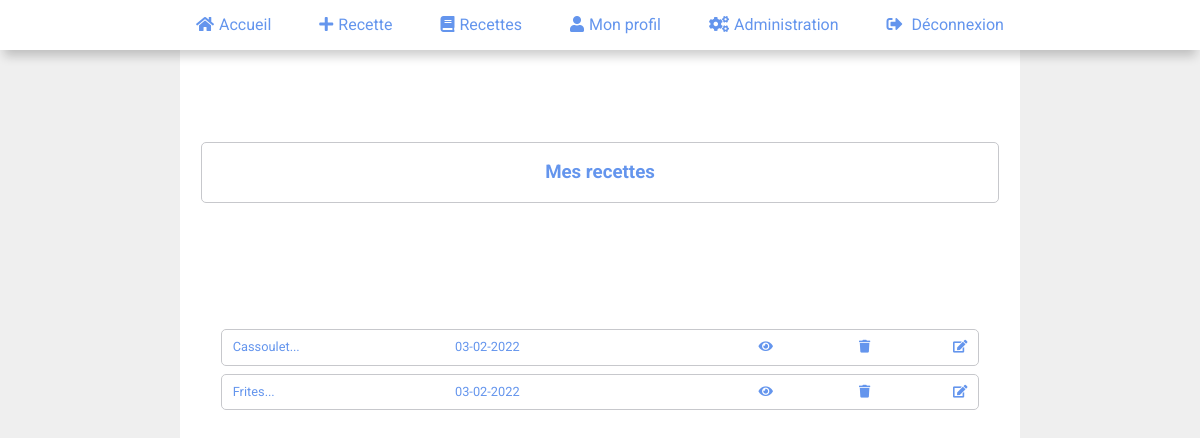
Page /public/templates/show_my_recipes.php?category_id=3 (signed in) on the committed database.
### tables this page shows
CREATE TABLE IF NOT EXISTS `recipes` (
  `id` int(11) NOT NULL AUTO_INCREMENT,
  `title` varchar(265) NOT NULL,
  `description` text NOT NULL,
  `image` text,
  `date_recipe` timestamp NOT NULL DEFAULT CURRENT_TIMESTAMP,
  `user_id` int(11) NOT NULL,
  `category_id` int(11) NOT NULL,
  PRIMARY KEY (`id`),
  KEY `recipe_category_id` (`category_id`),
  KEY `recipe_user_id` (`user_id`)
);

### libraries/services/sql_requests.php (called while the page is built, shortened)
<?php
function selectByWaW($pdo, $tableToSelect, $firstWhere, $secondWhere, $firstSelectTo, $secondSelectTo)
{
    $sql = "SELECT * FROM $tableToSelect where $firstWhere = ? AND $secondWhere = ?";
    $query = $pdo->prepare($sql);
    $query->execute([$firstSelectTo, $secondSelectTo]);
    $data = $query->fetchAll();
    return $data;
}

### libraries/services/functions.php (called while the page is built, shortened)
<?php
include('sql_requests.php');
function showDate($toStringDate)
{
    $timestamp = strtotime($toStringDate);
    return $date = date("d-m-Y", $timestamp);
}

### public/templates/show_my_recipes.php (the view, shortened to what this page needs)
<?php
include('../../profil_layout.php');
$user_id = $_SESSION['id'];
$category_id = $_GET['category_id']; ?>
<section class="title x95">
    <h3>Mes recettes</h3>
</section>
<?php if (!empty($category_id)) : ?>
    <?php $recipes = selectByWaW($pdo, 'recipes', 'category_id', 'user_id', $category_id, $user_id); ?>
    <section class="table-section x95">
        <?php foreach ($recipes as $recipe) : ?>
            <?php $date = showDate($recipe['date_recipe']); ?>
            <section class="scroll-table flex-nowrap zoom-low">
                <span><?= substr($recipe['title'], 0, 10) . '...'; ?></span>
                <span><?= $date; ?></span>
                <a href="show_my_recipe.php?recipe_id=<?= $recipe['id']; ?>"><i class="fas fa-eye"></i></a>
                <a href="../controller/DeleteRecipe.php?recipe_id=<?= $recipe['id']; ?>&category_id=<?= $category_id; ?>"><i class="fas fa-trash"></i></a>
                <a href="update_recipe.php?id=<?= $recipe['id']; ?>"><i class="fas fa-edit"></i></a>
            </section>
        <?php endforeach; ?>
    </section>
<?php else : ?>
    <?php header("location :/profil.php?id=$user_id"); ?>
<?php endif; ?>

### public/css/style.css (style rules this page uses)
html { box-sizing: border-box; scroll-behavior: smooth; }
*, *:before, *:after { box-sizing: inherit; }
a:link { text-decoration:none; }
a { color: cornflowerblue; }
h1,h2,h3,h4,h5,h6 { color: cornflowerblue; }
body { background-color: #efefef; margin: 0; font-family: 'Roboto', sans-serif; }
* { transition: transform .5s; }
.flex-nowrap { display: flex; flex-direction: row; flex-wrap: nowrap; }
.title { width: 60%; display: flex; flex-wrap: wrap; flex-direction: row; justify-content: space-around; text-align: center; border: 1px #c7c8cc solid; border-radius: 5px; margin: 5% auto 5% auto; }
.x95 { width: 95%; }
section { width: 100%; }
.table-section { text-align: center; border-radius: 5px; margin: 10% auto 5% auto; font-size: 0.8rem; height:200px; overflow:auto; padding-top: 5%; }
.scroll-table { width:95%; margin: 0 auto 1% auto; border: 1px solid #c7c8cc; flex-direction: row; justify-content: space-around; text-align: center; padding: 10px; border-radius: 5px; color: cornflowerblue; }
.scroll-table span { width: 30%; text-align: left; }
.scroll-table a { width: 13%; text-align: right; }

### rows in the picture
recipes: title "Cassoulet", date_recipe "03-02-2022"
recipes: title "Frites", date_recipe "03-02-2022"
